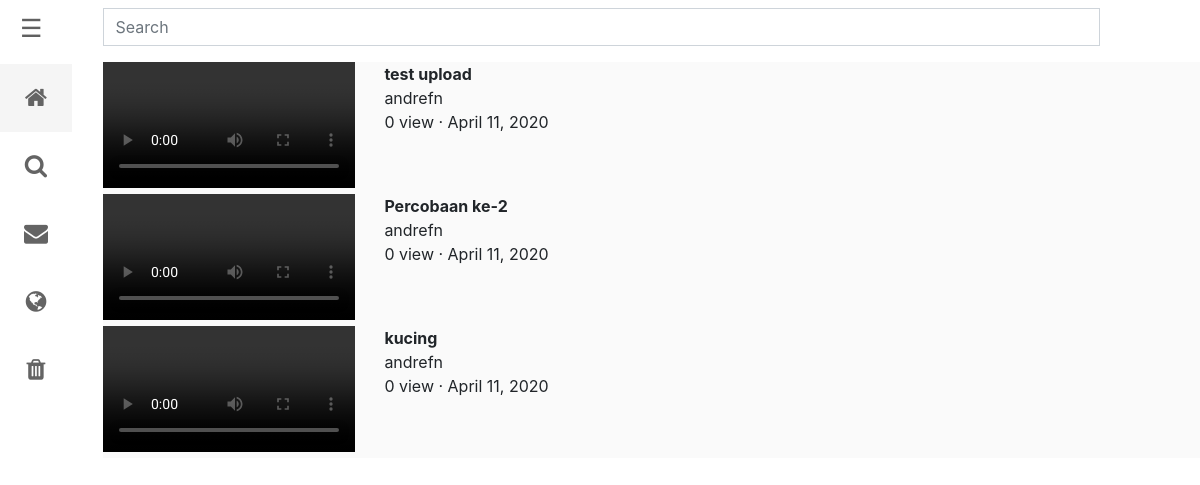
The app's page /search/ with its own data.
### app_youtube/models.py (models this page shows, shortened)
class Videos(models.Model):
    username = models.ForeignKey(Users, on_delete=models.CASCADE)
    video = models.FileField(upload_to='videos/')
    title = models.CharField(max_length=255)
    list_category = [
        ('FA', 'Film & Animation'),
        ('AV','Autos & Vehicles'),
        ('M','Music'),
        ('PA','Pets & Animals'),
        ('S','Sports'),
        ('TE','Travel & Events'),
        ('G','Gaming'),
        ('PB','People & Blogs'),
        ('C','Comedy'),
        ('En','Entertainment'),
        ('NP','News & Politics'),
        ('HS','Howto & Style'),
        ('Ed','Education'),
        ('ST','Science & Technology'),
        ('NA','Nonprofits & Activism')
    ]
    category = models.CharField(max_length=2, choices=list_category, default='FA')
    post_date = models.DateTimeField( auto_now=True, blank=True)
    keywords = models.CharField(max_length=255, default='')
    description = models.TextField()

class Users(models.Model):
    username = models.CharField(max_length=255, default='')
    email = models.EmailField(max_length=255, default='')
    password = models.CharField(max_length=255, default='')
    birthday = models.DateField(auto_now=True, blank=True)
    gender_choices = [
        ('M', 'Male'),
        ('F', 'Female')
    ]
    gender = models.CharField(
        max_length=1,
        choices = gender_choices,
        default = 'M'
    )
    phone_number = models.CharField(max_length=15)
    location = models.CharField(max_length=50)
    def __str__(self):
        return self.username

### app_youtube/views.py (the view)
# urls.py: path('search/', views.videos, name='search'),
def videos(request):
    searchvalue=''
    form= VideoSearchForm(request.POST or None)
    if form.is_valid():
        searchvalue= form.cleaned_data.get("search")
    searchresults= Videos.objects.filter(title__icontains= searchvalue)
    context= {'form': form,
              'searchresults': searchresults,
              }
    return render(request, 'searchpage.html', context)

### app_youtube/forms.py
class VideoSearchForm(forms.Form):
    search = forms.CharField(max_length=100)

### app_youtube/templates/searchpage.html (shortened to what this page needs)
<!DOCTYPE html>
<html>
<head>
    <link href="../static/css/style.css" rel="stylesheet">
    <link rel="stylesheet" href="https://stackpath.bootstrapcdn.com/bootstrap/4.4.1/css/bootstrap.min.css">
    <link rel="stylesheet" href="https://cdnjs.cloudflare.com/ajax/libs/font-awesome/4.7.0/css/font-awesome.min.css">
</head>
<body>
    <section>
        <div class="row">
            <div class="col-1">
                <div id="main">
                    <span style="font-size:25px;cursor:pointer" onclick="openNav()">&#9776;</span>
                </div>
                <div class="icon-bar mt-5 pt-3">
                    <a class="active" href="#"><i class="fa fa-home"></i></a>
                    <a href="#"><i class="fa fa-search"></i></a>
                    <a href="#"><i class="fa fa-envelope"></i></a>
                    <a href="#"><i class="fa fa-globe"></i></a>
                    <a href="#"><i class="fa fa-trash"></i></a>
                </div>
            </div>
            <div class="container col-11">
                <div class="search-bar">
                    <form class="search-form" action="" method="POST">
                        <div class="input-group mt-2">
                            <input type="text" class="form-control" placeholder="Search" name="search">
                            <div class="input-group-btn">
                            <button class="btn btn-default" type="submit">
                            </button>
                        </div>
                    </form>
                </div>
            </div>
            <section class="body-search-vid mt-3">
                {% for video in searchresults %}
                <div class="row">
                    <div class="thumbnail-search col-3">
                        <video src="{{video.video.url}}" width="100%" max-height="100px" controls>
                            <source src="{{video.video.url}}" type="video/mp4">
                        </video>
                    </div>
                    <div class="col-9">
                        <strong class="mb-0 title-other-video">{{video.title}}</strong>
                        <p class="mb-0 info-other-video">{{video.username}}</p>
                        <p class="mb-0 info-other-video">{{video.userviews_set.all|length}} view &middot; {{video.post_date.date}}</p>
                    </div>
                </div>
                {% endfor %}
            </section>
</body>
</html>

### app_youtube/static/css/style.css (style rules this page uses)
body { font-family: "Lato", sans-serif; transition: 0.3s; }
#main { transition: margin-left .3s; padding-top: 10px; padding-left: 20px; color: #606060; position: fixed; }
.icon-bar { width: 50px; background-color: white; position: fixed; left:0; bottom: 0; top: 0; }
.icon-bar a { display: block; text-align: center; padding: 16px; transition: all 0.3s ease; color: #646464; font-size: 24px; width: 72px; align-content: center; }
.active { background-color: #f5f5f5; }
.btn { background-color: #fafafa; width: 100px; padding: 12.5px; }
.form-control { padding: 25px; font-size: 10px; }
.search-bar { background-color: white; width: 100%; }
* { box-sizing: border-box; }
.body-search-vid { background-color: #fafafa; }
* { margin: 0; padding: 0; box-sizing: border-box; }
.row::after { content: ""; display: table; clear: both; }

### records on screen
Videos: title "test upload", username "andrefn", userviews_set.all|length "0", post_date "April 11, 2020"
Videos: title "Percobaan ke-2", username "andrefn", userviews_set.all|length "0", post_date "April 11, 2020"
Videos: title "kucing", username "andrefn", userviews_set.all|length "0", post_date "April 11, 2020"
